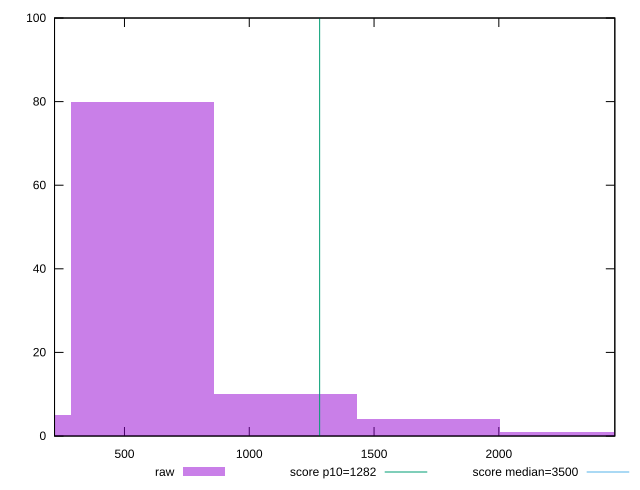

Write the gnuplot code that produced this figure.
reset

$raw <<EOF
572.4436468816956 80
0 5
1717.3309406450867 4
1144.8872937633912 10
2289.7745875267824 1
EOF

set key outside below
set boxwidth 572.4436468816956
set xrange [219.772:2464.728]
set yrange [0:100]
set trange [0:100]
set style fill transparent solid 0.5 noborder

set parametric
set terminal svg size 640, 490 enhanced background rgb 'white'
set output "report_00014_2021-02-09T15:56:05.503Z/bootup-time/samples/pages+cached+noadtech+nomedia/raw/histogram.svg"

plot $raw title "raw" with boxes, \
     1282,t title "score p10=1282", \
     3500,t title "score median=3500"

reset
